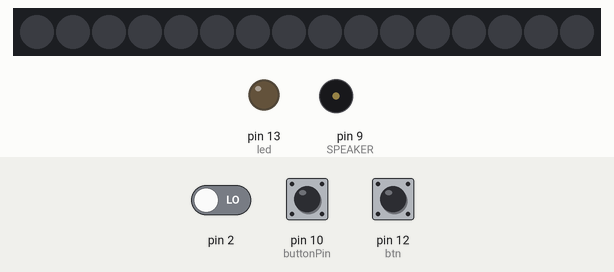
The sketch below on a simulated Arduino Uno, built with avr-gcc and run on an emulated ATmega328P. Parts: 16 RGB LEDs in strip order, left to right, output pins drawn as LEDs (lit = HIGH), buzzer (waves = sounding). Dashed ring = blinking. The test bench sets the inputs (shaded band); at power-on: pin 10 (buttonPin) LOW, pin 12 (btn) LOW, pin 2 LOW. What the sketch prints to the serial monitor is not drawn.

Above: at 1.2 s.
1.3 s: pin 10 (buttonPin) pulled HIGH for 1 s
At 1.61 s:
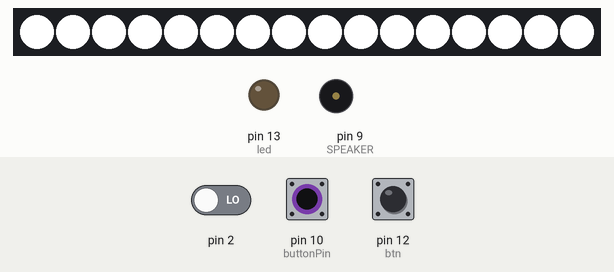
3.8 s: pin 12 (btn) pulled HIGH for 1 s
At 5.1 s:
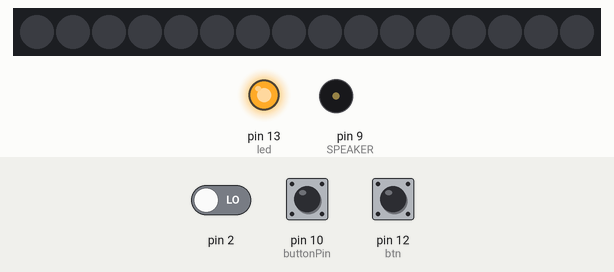
6.3 s: pin 12 (btn) pulled HIGH for 0.25 s
At 7.0 s:
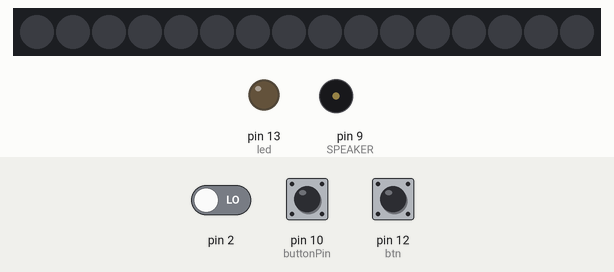
8.0 s: pin 12 (btn) pulled HIGH for 3.2 s
At 12.2 s:
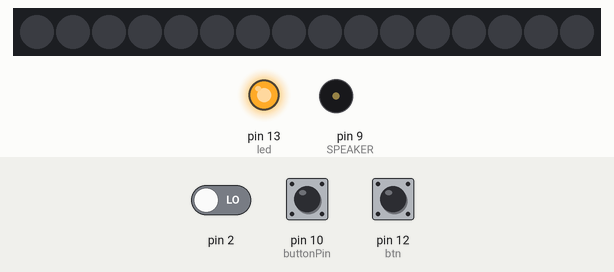
12.7 s: pin 10 (buttonPin) driven HIGH and pin 12 (btn) driven HIGH
At 13.17 s:
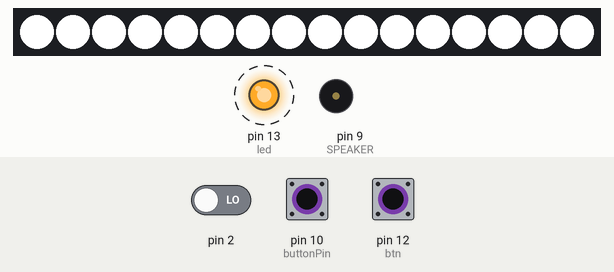
15.7 s: pin 2 driven HIGH
At 16.47 s:
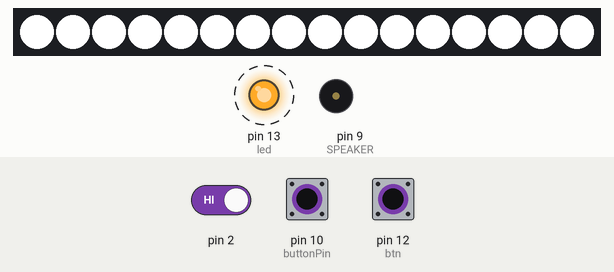
Timing chart, 0 to 18.2 s (numbered marks = the images above; inputs shaded):
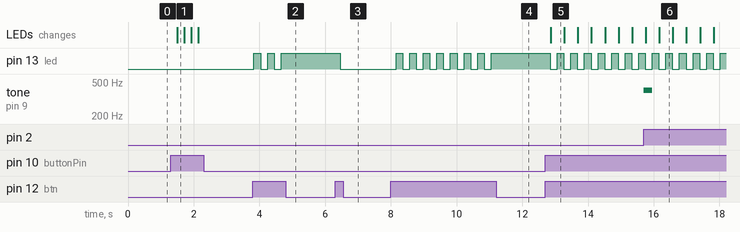

The sketch:

necklace.ino
```cpp
#include <Adafruit_NeoPixel.h>
#include <SoftwareSerial.h>

#define PIN 11 //NeoPixel 핀 번호
const int BUTTON_INT= 0; //interrupt를 위한 버튼
uint16_t i=15;
const int buttonPin = 10; //NeoPixel 전원 버튼
const int btn=12; //XBee통신 전원 버튼
const int led=13;
const int SPEAKER=9;
int btnstate=0;
int bstate=0;
int buttonState = 0;
int state = 0;
int a;

//네오픽셀을 사용하기 위해 객체 하나를 생성한다.
//첫번째 인자값은 네오픽셀의 LED의 개수
//두번째 인자값은 네오픽셀이 연결된 아두이노의 핀번호/
//세번째 인자값은 네오픽셀의 타입에 따라 바뀌는 flag
Adafruit_NeoPixel strip = Adafruit_NeoPixel(16, PIN, NEO_GRB + NEO_KHZ800);

SoftwareSerial XBee(4, 5); // RX, TX

void setup()
{
  pinMode(buttonPin, INPUT);
  pinMode(led, OUTPUT);
  pinMode(btn, INPUT);
  strip.begin(); //네오픽셀을 초기화하기 위해 모든LED를 off시킨다
  strip.show();
  attachInterrupt(BUTTON_INT, speaker, RISING); //interrupt
  Serial.begin(9600);

}


//interrupt 함수
void speaker()
{
//state가 1이면 경고음을 약 5초 동안 출력
  if(state==1)
  {
    tone(SPEAKER, 400, 5000);
  }
}


void loop()
{
  btnstate = digitalRead(btn);

   if (btnstate == HIGH)
   {
      bstate=1-bstate;
    }

//XBee 통신 시작
   if (bstate==1)
    {
      XBee.begin(9600);
      digitalWrite(led, HIGH);


  if (XBee.available())
  {
    a=XBee.read();
    if(a==1)
     {
      Serial.println(a);
      tone(SPEAKER, 400);
      colorWipe(strip.Color(255, 0, 0), 50); //빨간색 출력
      colorWipe(strip.Color(0, 0, 0), 50); //조명 꺼짐
      theaterChase(strip.Color(255, 0, 0), 50); //빨간색 출력
      colorWipe(strip.Color(255, 0, 0), 50); //빨간색 출력
     }
  }
  noTone(SPEAKER);
  delay(100);
}

//XBee 통신 종료
   else if (bstate==0)
   {
     Serial.println(a);
     XBee.end();

     buttonState = digitalRead(buttonPin);
     digitalWrite(led,LOW);

    if (buttonState == HIGH)
    {
      state=1-state;
    }

//state가 1이면 NeoPixel에서 흰색 조명 출력
    if(state==1)
      {
        for( i=0; i<strip.numPixels(); i++){
           strip.setPixelColor(i, 255,255,255);
           strip.show();
       }
  delay(100);
}

//state가 0이면 NeoPixel 조명 꺼짐
else if(state==0)
   {
     for( i=0; i<strip.numPixels(); i++){
       strip.setPixelColor(i, 0,0,0);
       strip.show();
   }
delay(100);
}
   }
 delay(100);
}

//NeoPixel에 달린 LED를 각각 주어진 값 색으로 채워나가는 함수
void colorWipe(uint32_t c, uint8_t wait)
{
  for(uint16_t i=0; i<strip.numPixels(); i++){
      strip.setPixelColor(i, c);
      strip.show();
      delay(wait);
  }
}

//입력한 색으로 LED를 깜빡거리며 표현하는 함수
void theaterChase(uint32_t c, uint8_t wait)
{
  for (int j=0; j<10; j++){
    for (int q=0; q < 3; q++){
      for (int i=0; i < strip.numPixels(); i=i+3)
      {
        strip.setPixelColor(i+q, c);
      }
      strip.show();
      delay(wait);
      for (int i=0; i < strip.numPixels(); i=i+3){
        strip.setPixelColor(i+q, 0);
      }
    }
  }
}
```

Measured:
- after the input at 1.3 s, the LEDs: change after 0.20 s (image 1)
- after the input at 3.8 s, pin 13 (led): alternates HIGH for 0.20 s and LOW for 0.21 s, 5 changes in all, then stays HIGH, starting at once
- after the input at 6.3 s, pin 13 (led): HIGH → LOW after 0.16 s
- after the input at 8.0 s, pin 13 (led): alternates HIGH for 0.20 s and LOW for 0.21 s, 15 changes in all, then stays HIGH, starting after 0.16 s
- after the input at 12.7 s, pin 13 (led): alternates HIGH for 0.20 s and LOW for 0.21 s, starting after 0.15 s; the LEDs: change after 0.17 s (image 5)
- after the input at 15.7 s, tone on pin 9 (SPEAKER): silent → 400 Hz at once, → silent 0.26 s later
- what the display in image 5 shows lasts 0.4 s, from 12.9 s to 13.3 s
